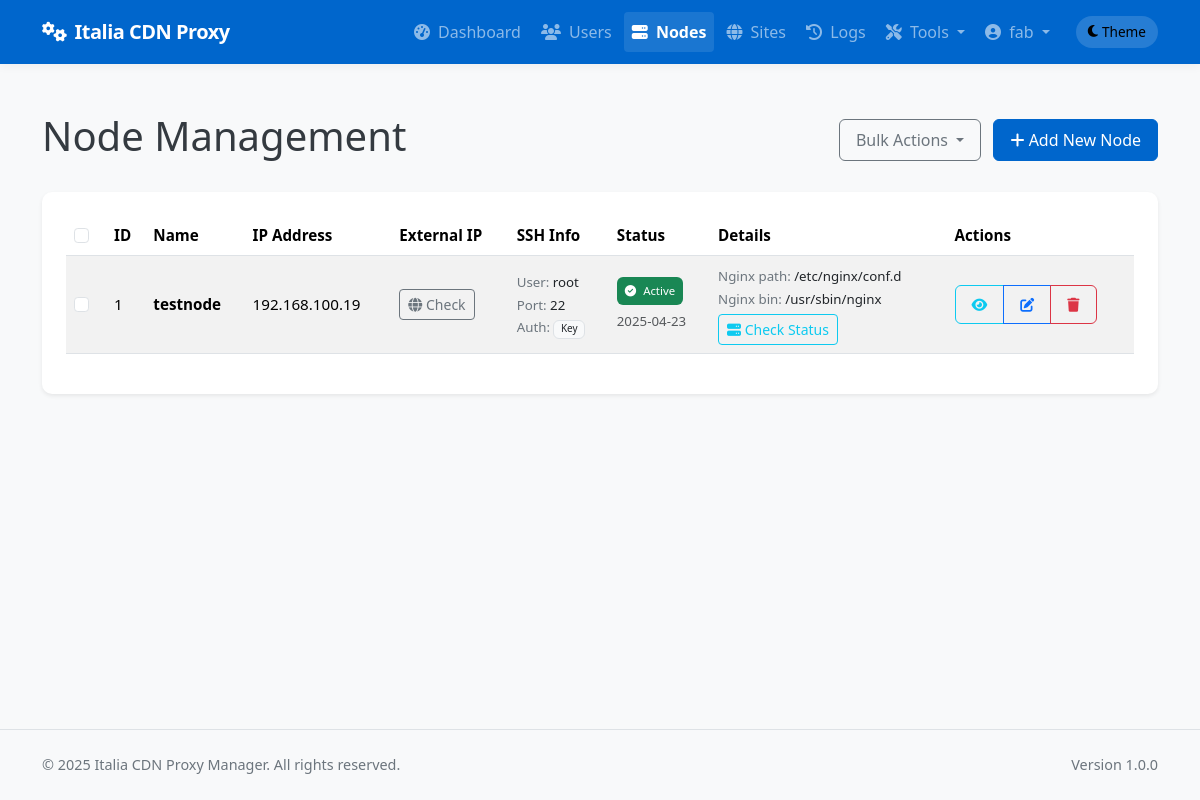
Page /admin/nodes (signed in) on the committed database.
### app/models/models.py (models this page shows, shortened)
class User(db.Model, UserMixin):
    __tablename__ = 'users'
    id = db.Column(db.Integer, primary_key=True)
    username = db.Column(db.String(64), unique=True, index=True, nullable=False)
    email = db.Column(db.String(120), unique=True, index=True, nullable=False)
    password_hash = db.Column(db.String(128), nullable=False)
    role = db.Column(db.String(20), nullable=False, default='client')  # 'admin' or 'client'
    is_active = db.Column(db.Boolean, default=True)
    created_at = db.Column(db.DateTime, default=datetime.utcnow)
    last_login = db.Column(db.DateTime, nullable=True)
    sites = db.relationship('Site', backref='owner', lazy='dynamic')
    def is_admin(self):
        return self.role == 'admin'

class Node(db.Model):
    __tablename__ = 'nodes'
    id = db.Column(db.Integer, primary_key=True)
    name = db.Column(db.String(64), unique=True, nullable=False)
    ip_address = db.Column(db.String(45), nullable=False)  # IPv4 or IPv6
    ssh_port = db.Column(db.Integer, default=22)
    ssh_user = db.Column(db.String(64), nullable=False)
    ssh_key_path = db.Column(db.String(256), nullable=True)  # Path to SSH key file
    _ssh_password = db.Column('ssh_password', db.String(256), nullable=True)  # Encrypted password (if using password auth)
    is_active = db.Column(db.Boolean, default=True)
    is_discovered = db.Column(db.Boolean, default=False)  # Whether this node was discovered from YAML
    created_at = db.Column(db.DateTime, default=datetime.utcnow)
    updated_at = db.Column(db.DateTime, default=datetime.utcnow, onupdate=datetime.utcnow)
    nginx_config_path = db.Column(db.String(256), default='/etc/nginx/conf.d')
    nginx_reload_command = db.Column(db.String(256), default='sudo systemctl reload nginx')
    detected_nginx_path = db.Column(db.String(256), nullable=True)  # Store detected nginx path
    site_nodes = db.relationship('SiteNode', backref='node', lazy='dynamic')
    @property
    def ssh_password(self):
        """Decrypt password when accessed"""
        from cryptography.fernet import Fernet
        from flask import current_app
        import base64
        if not self._ssh_password:
            return None
        try:
            key = current_app.config.get('PASSWORD_ENCRYPTION_KEY')
            if not key:
                import logging
                logging.warning("PASSWORD_ENCRYPTION_KEY not configured in application settings")
                if current_app.config.get('ENV') == 'production':
                    raise ValueError("Missing PASSWORD_ENCRYPTION_KEY in production environment")
                key = 'fallback_key_for_development_only'
            key = key.encode()
            import hashlib
            key_hash = hashlib.sha256(key).digest()
            fernet_key = base64.urlsafe_b64encode(key_hash)
            cipher = Fernet(fernet_key)
            decrypted = cipher.decrypt(self._ssh_password.encode())
            return decrypted.decode()
        except Exception as e:
            import logging
            logging.error(f"Error decrypting SSH password: {str(e)}")
            return None
    @ssh_password.setter
    def ssh_password(self, password):
        """Encrypt password when set"""
        if not password:
            self._ssh_password = None
            return
        from cryptography.fernet import Fernet
        from flask import current_app
        import base64
        try:
            key = current_app.config.get('PASSWORD_ENCRYPTION_KEY')
            if not key:
                import logging
                logging.warning("PASSWORD_ENCRYPTION_KEY not configured in application settings")
                if current_app.config.get('ENV') == 'production':
                    raise ValueError("Missing PASSWORD_ENCRYPTION_KEY in production environment")
                key = 'fallback_key_for_development_only'
            key = key.encode()
            import hashlib
            key_hash = hashlib.sha256(key).digest()
            fernet_key = base64.urlsafe_b64encode(key_hash)
            cipher = Fernet(fernet_key)
            encrypted = cipher.encrypt(password.encode())
            self._ssh_password = encrypted.decode()
        except Exception as e:
            import logging
            logging.error(f"Error encrypting SSH password: {str(e)}")
            self._ssh_password = None

### app/controllers/admin.py (the view)
@admin.route('/nodes')
@login_required
@admin_required
def list_nodes():
    nodes = Node.query.all()
    return render_template('admin/nodes/list.html', nodes=nodes)

### app/templates/admin/nodes/list.html (shortened to what this page needs)
{% extends 'base.html' %}
{% block content %}
<div class="container py-4">
    <div class="d-flex justify-content-between align-items-center mb-4">
        <h1>Node Management</h1>
        <div>
            <button class="btn btn-outline-secondary dropdown-toggle me-2" type="button" id="bulkActionsDropdown" data-bs-toggle="dropdown" aria-expanded="false">
                Bulk Actions
            </button>
            <a href="{{ url_for('admin.new_node') }}" class="btn btn-primary">
                <i class="fas fa-plus"></i> Add New Node
            </a>
        </div>
    </div>
    <div class="card shadow-sm">
        <div class="card-body">
            <div class="table-responsive">
                <table class="table table-striped table-hover">
                    <thead>
                        <tr>
                            <th width="40">
                                <input type="checkbox" id="selectAllNodes" class="form-check-input">
                            </th>
                            <th>ID</th>
                            <th>Name</th>
                            <th>IP Address</th>
                            <th>External IP</th>
                            <th>SSH Info</th>
                            <th>Status</th>
                            <th>Details</th>
                            <th>Actions</th>
                        </tr>
                    </thead>
                    <tbody>
                        {% for node in nodes %}
                        <tr class="align-middle" id="node-row-{{ node.id }}">
                            <td>
                                <input type="checkbox" class="form-check-input node-checkbox" data-node-id="{{ node.id }}" value="{{ node.id }}">
                            </td>
                            <td>{{ node.id }}</td>
                            <td>
                                <span class="fw-semibold">{{ node.name }}</span>
                            </td>
                            <td>{{ node.ip_address }}</td>
                            <td id="external-ip-{{ node.id }}">
                                <button class="btn btn-sm btn-outline-secondary" onclick="checkExternalIP({{ node.id }})" title="Check external IP">
                                    <i class="fas fa-globe"></i> Check
                                </button>
                            </td>
                            <td>
                                <div>
                                    <small class="text-secondary">User: <span class="text-dark">{{ node.ssh_user }}</span></small>
                                </div>
                                <div>
                                    <small class="text-secondary">Port: <span class="text-dark">{{ node.ssh_port }}</span></small>
                                </div>
                                <div>
                                    <small class="text-secondary">Auth:
                                        <span class="text-dark badge bg-light text-dark border">
                                            {% if node.ssh_key_path %}Key{% else %}Password{% endif %}
                                        </span>
                                    </small>
                                </div>
                            </td>
                            <td>
                                <span class="badge bg-{{ 'success' if node.is_active else 'danger' }} p-2">
                                    <i class="fas fa-{{ 'check-circle' if node.is_active else 'times-circle' }} me-1"></i>
                                    {{ 'Active' if node.is_active else 'Inactive' }}
                                </span>
                                <div class="mt-1">
                                    <small class="text-muted">{{ node.created_at.strftime('%Y-%m-%d') }}</small>
                                </div>
                            </td>
                            <td>
                                <div class="node-details-container">
                                    <div>
                                        <small class="text-secondary">Nginx path: </small>
                                        <small class="text-dark">{{ node.nginx_config_path }}</small>
                                    </div>
                                    {% if node.detected_nginx_path %}
                                    <div>
                                        <small class="text-secondary">Nginx bin: </small>
                                        <small class="text-dark">{{ node.detected_nginx_path }}</small>
                                    </div>
                                    {% endif %}
                                    <div id="node-stats-{{ node.id }}" class="mt-1">
                                        <button class="btn btn-sm btn-outline-info" onclick="checkNodeStatus({{ node.id }})" title="Check node status">
                                            <i class="fas fa-server"></i> Check Status
                                        </button>
                                    </div>
                                </div>
                            </td>
                            <td>
                                <div class="btn-group btn-group-sm">
                                    <a href="{{ url_for('admin.view_node', node_id=node.id) }}" class="btn btn-outline-info" title="View Details">
                                        <i class="fas fa-eye"></i>
                                    </a>
                                    <a href="{{ url_for('admin.edit_node', node_id=node.id) }}" class="btn btn-outline-primary" title="Edit Node">
                                        <i class="fas fa-edit"></i>
                                    </a>
                                    <button type="button" class="btn btn-outline-danger"
                                            data-bs-toggle="modal"
                                            data-bs-target="#deleteNodeModal"
                                            data-node-id="{{ node.id }}"
                                            data-node-name="{{ node.name }}"
                                            title="Delete Node">
                                        <i class="fas fa-trash"></i>
                                    </button>
                                </div>
                            </td>
                        </tr>
                        {% endfor %}
                    </tbody>
                </table>
            </div>
        </div>
    </div>
</div>
{% endblock %}

### app/templates/base.html (shortened to what this page needs)
<!DOCTYPE html>
<html lang="en" data-bs-theme="light">
<head>
    <link href="https://cdn.jsdelivr.net/npm/bootstrap@5.3.2/dist/css/bootstrap.min.css" rel="stylesheet">
    <link rel="stylesheet" href="https://cdnjs.cloudflare.com/ajax/libs/font-awesome/6.4.2/css/all.min.css">
    <link rel="stylesheet" href="{{ url_for('static', filename='css/main.css') }}">
</head>
<body>
    <header>
        <nav class="navbar navbar-expand-lg navbar-dark bg-primary">
            <div class="container">
                <a class="navbar-brand" href="/">
                    <i class="fas fa-cogs me-2"></i>Italia CDN Proxy
                </a>
                <div class="collapse navbar-collapse" id="navbarNav">
                    <ul class="navbar-nav ms-auto">
                        {% if current_user.is_authenticated %}
                            {% if current_user.is_admin() %}
                                <li class="nav-item">
                                    <a class="nav-link {% if request.endpoint == 'admin.dashboard' %}active{% endif %}" href="{{ url_for('admin.dashboard') }}">
                                        <i class="fas fa-tachometer-alt me-1"></i> Dashboard
                                    </a>
                                </li>
                                <li class="nav-item">
                                    <a class="nav-link {% if 'admin.list_users' in request.endpoint %}active{% endif %}" href="{{ url_for('admin.list_users') }}">
                                        <i class="fas fa-users me-1"></i> Users
                                    </a>
                                </li>
                                <li class="nav-item">
                                    <a class="nav-link {% if 'admin.list_nodes' in request.endpoint %}active{% endif %}" href="{{ url_for('admin.list_nodes') }}">
                                        <i class="fas fa-server me-1"></i> Nodes
                                    </a>
                                </li>
                                <li class="nav-item">
                                    <a class="nav-link {% if 'admin.list_sites' in request.endpoint %}active{% endif %}" href="{{ url_for('admin.list_sites') }}">
                                        <i class="fas fa-globe me-1"></i> Sites
                                    </a>
                                </li>
                                <li class="nav-item">
                                    <a class="nav-link {% if request.endpoint == 'admin.deployment_logs' %}active{% endif %}" href="{{ url_for('admin.deployment_logs') }}">
                                        <i class="fas fa-history me-1"></i> Logs
                                    </a>
                                </li>
                                <li class="nav-item dropdown">
                                    <a class="nav-link dropdown-toggle" href="#" id="adminToolsDropdown" role="button" data-bs-toggle="dropdown" aria-expanded="false">
                                        <i class="fas fa-tools me-1"></i> Tools
                                    </a>
                                </li>
                            {% endif %}
                            <li class="nav-item dropdown">
                                <a class="nav-link dropdown-toggle" href="#" id="userDropdown" role="button" data-bs-toggle="dropdown" aria-expanded="false">
                                    <i class="fas fa-user-circle me-1"></i> {{ current_user.username }}
                                </a>
                            </li>
                        {% endif %}
                        <li class="nav-item d-flex align-items-center">
                            <button id="themeToggle" class="theme-toggle border-0" aria-label="Toggle theme">
                                <i class="fas fa-moon me-1"></i>
                                <span class="d-none d-md-inline">Theme</span>
                            </button>
                        </li>
                    </ul>
                </div>
            </div>
        </nav>
    </header>
    <main>
        {% block content %}{% endblock %}
    </main>
    <footer class="py-4 mt-auto border-top">
        <div class="container">
            <div class="row">
                <div class="col-md-6 text-center text-md-start">
                    <p class="mb-0">&copy; 2025 Italia CDN Proxy Manager. All rights reserved.</p>
                </div>
                <div class="col-md-6 text-center text-md-end">
                    <p class="mb-0">Version 1.0.0</p>
                </div>
            </div>
        </div>
    </footer>
</body>
</html>

### rows in the picture
User: username "fab"
Node: id "1", name "testnode", ip_address "192.168.100.19", ssh_user "root", ssh_port "22", shows "Key", is_active "Active", created_at "2025-04-23", nginx_config_path "/etc/nginx/conf.d", detected_nginx_path "/usr/sbin/nginx"
